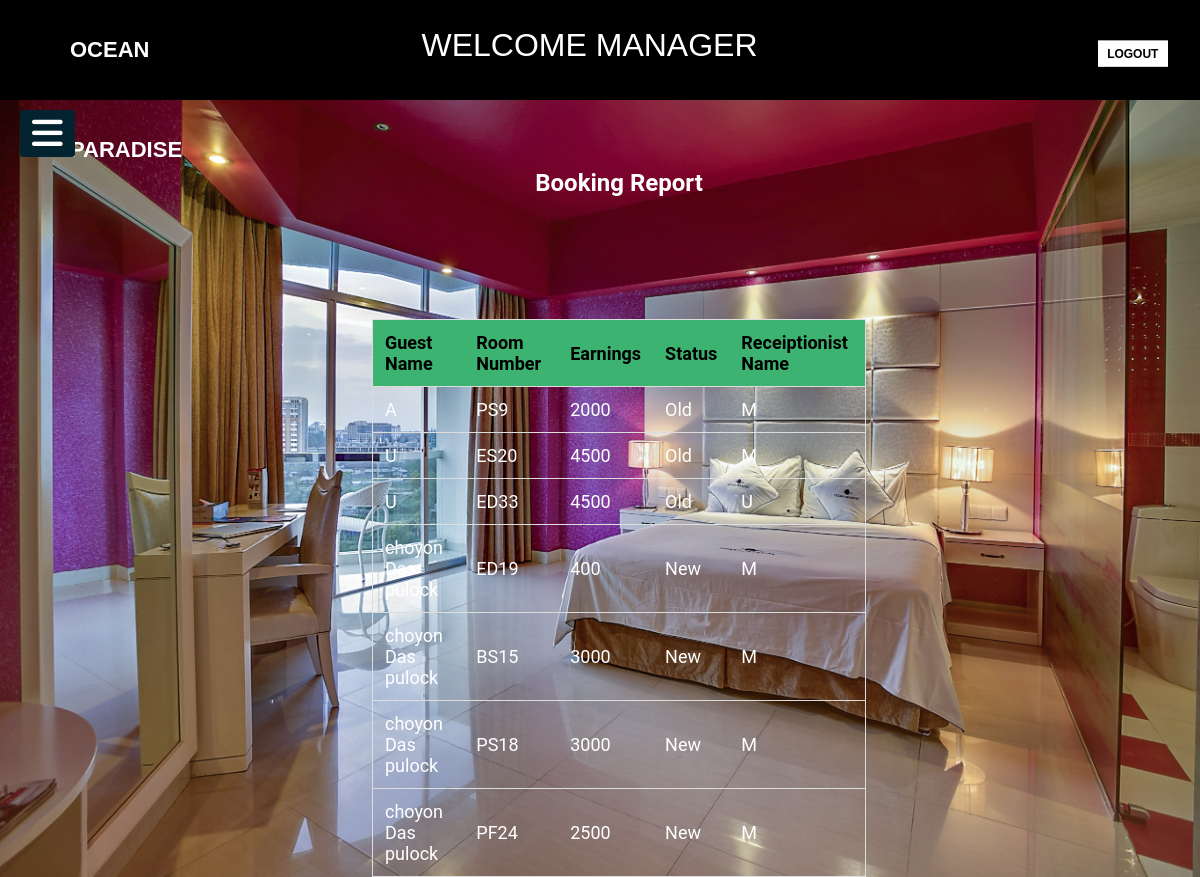
The app's page /Hotel-Management-System-io/manager/booked_report.php (signed in) with its own data.
### tables this page shows
CREATE TABLE `room_booking` (
  `serial` int(11) NOT NULL,
  `user_name` varchar(50) NOT NULL,
  `phone_no` int(11) NOT NULL,
  `nid_no` varchar(17) NOT NULL,
  `room_number` varchar(10) NOT NULL,
  `total_room_price` int(6) NOT NULL,
  `payment` int(10) NOT NULL,
  `payment_due` int(10) NOT NULL,
  `check_in` varchar(12) NOT NULL,
  `check_out` varchar(12) NOT NULL,
  `booked_by` varchar(10) NOT NULL,
  `status` varchar(6) NOT NULL
);

### Hotel-Management-System-io/manager/booked_report.php (the view, shortened to what this page needs)
<?php
include "../database/db_connect.php";
if(isset($_SESSION['user_name']))
{
$info=bokinginfo();
}
else{
    header("Location: ../login.php");
}
include('../rss/Dheader&navbarfor_manager.php');
      function bokinginfo(){
        global $con;
            $sql = "select * from room_booking";
            $result = mysqli_query($con,$sql);
            return $result;
}
?>
  <section>
       <div class="main-section">
         <div class="dashbord">
           <div class="icon-section">
             <form  method="post" action="" >
               <div class="container">
               <center><h2 style="color:white">Booking Report</h2><br><br></center>
               </div>
             <center><table id="myTable">
             <tr class="header">
             <th style="color:black">Guest Name </th>
             <th style="color:black">Room Number</th>
             <th style="color:black">Earnings</th>
             <th style="color:black">Status</th>
             <th style="color:black">Receiptionist Name</th>
             </tr>
             <tbody>
             <?php
             foreach($info as $info)
             {
             echo "<tr>";
             echo "<td>".$info["user_name"]."</td>";
             echo "<td>".$info["room_number"]."</td>";
             echo "<td>".$info["total_room_price"]."</td>";
             echo "<td>".$info["status"]."</td>";
             echo "<td>".$info["booked_by"]."</td>";
             echo "</tr>";
             }
             ?>
             </tbody>
             </table></center>
               </form>
           </div>
         </div>
       </div>
     </section>
</body>
</html>

### Hotel-Management-System-io/rss/Dheader&navbarfor_manager.php (shortened to what this page needs)
<!DOCTYPE html>
<html lang="en">
  <head>
    <link rel="stylesheet" href="../css/blank2.css" />
	<link rel="stylesheet" href="../css/managerdashboard.css" />
	<link rel="stylesheet" type="text/css" href="https://maxcdn.bootstrapcdn.com/font-awesome/4.7.0/css/font-awesome.min.css">
  </head>
  <body>
    <header class="header">
      <div class="bgimage">
        <div class="menu">
          <div class="leftmenu">
            <h3><a href="manager_dashboard.php">OCEAN PARADISE</a></h3>
          </div>
          <div class="welcome">
            <h1>Welcome Manager</h1>
            <div class="rightmenu">
              <button id="buttonone" onclick="window.location.href='../logout.php';">
                Logout
              </button>
            </div>
          </div>
        </div>
      </div>
    </header>
    <label for="check">
      <i class="fas fa-bars" id="btn"></i>
    </label>

### Hotel-Management-System-io/css/blank2.css (style rules this page uses)
* { margin: 0; padding: 0; }
body { background: url(../css/image/Manager.jpg); background-size: 100% 110%; width: 100%; height: 100vh; }
* { padding: 0; margin: 0; list-style: none; text-decoration: none; }
body { font-family: "Roboto", sans-serif; }
.menu { width: 100%; height: 100px; background-color: black; }
.leftmenu { width: 20%; line-height: 100px; float: left; }
.leftmenu h3 { padding-left: 70px; font-weight: bold; color: white; font-size: 22px; font-family: "Montserrat", sans-serif; cursor: pointer; }
.leftmenu h3 a { color: white; text-decoration: none; }
.rightmenu { width: 70%; height: 100px; float: right; }
#buttonone { background-color: white; border: none; font-size: 12px; font-weight: bold; text-transform: uppercase; line-height: 20px; width: 70px; font-family: "Montserrat", sans-serif; border: 3px solid white; cursor: pointer; transform: translate(70%, -90%); margin-left: 82%; }
label #btn, label #cancel { position: absolute; background: #042331; border-radius: 3px; cursor: pointer; }
label #btn { left: 20px; top: 110px; font-size: 35px; color: white; padding: 6px 12px; transition: all 0.5s; }
.welcome h1 { color: white; font-family: "Montserrat", sans-serif; text-transform: uppercase; font-weight: 500; text-align: center; padding-right: 261px; padding-top: 27px; }

### Hotel-Management-System-io/css/managerdashboard.css (style rules this page uses)
.main-section { width: 80%; margin: 0 auto; text-align: center; padding: 0px 5px; }
.dashbord { width: 62%; display: inline-block; background-color: #34495e; color: #fff; margin-top: 50px; }

### Hotel-Management-System-io/manager/booked_report.php (style rules this page uses)
* { box-sizing: border-box; }
.dashbord { width: 104%; display: inline-block; background-color: transparent; color: #7d1818; margin-top: -115px; }
#myTable { border-collapse: collapse; width: 50%; border: 1px solid #ddd; font-size: 18px; color: white; }
#myTable th, #myTable td { text-align: left; padding: 12px; }
#myTable tr { border-bottom: 1px solid #ddd; }
#myTable tr.header, #myTable tr:hover { background-color: mediumseagreen; }
.container { border-radius: 5px; padding: 84px; }

### records on screen
room_booking: user_name "A", room_number "PS9", total_room_price "2000", status "Old", booked_by "M"
room_booking: user_name "U", room_number "ES20", total_room_price "4500", status "Old", booked_by "M"
room_booking: user_name "U", room_number "ED33", total_room_price "4500", status "Old", booked_by "U"
room_booking: user_name "choyon Das pulock", room_number "ED19", total_room_price "400", status "New", booked_by "M"
room_booking: user_name "choyon Das pulock", room_number "BS15", total_room_price "3000", status "New", booked_by "M"
room_booking: user_name "choyon Das pulock", room_number "PS18", total_room_price "3000", status "New", booked_by "M"
room_booking: user_name "choyon Das pulock", room_number "PF24", total_room_price "2500", status "New", booked_by "M"
